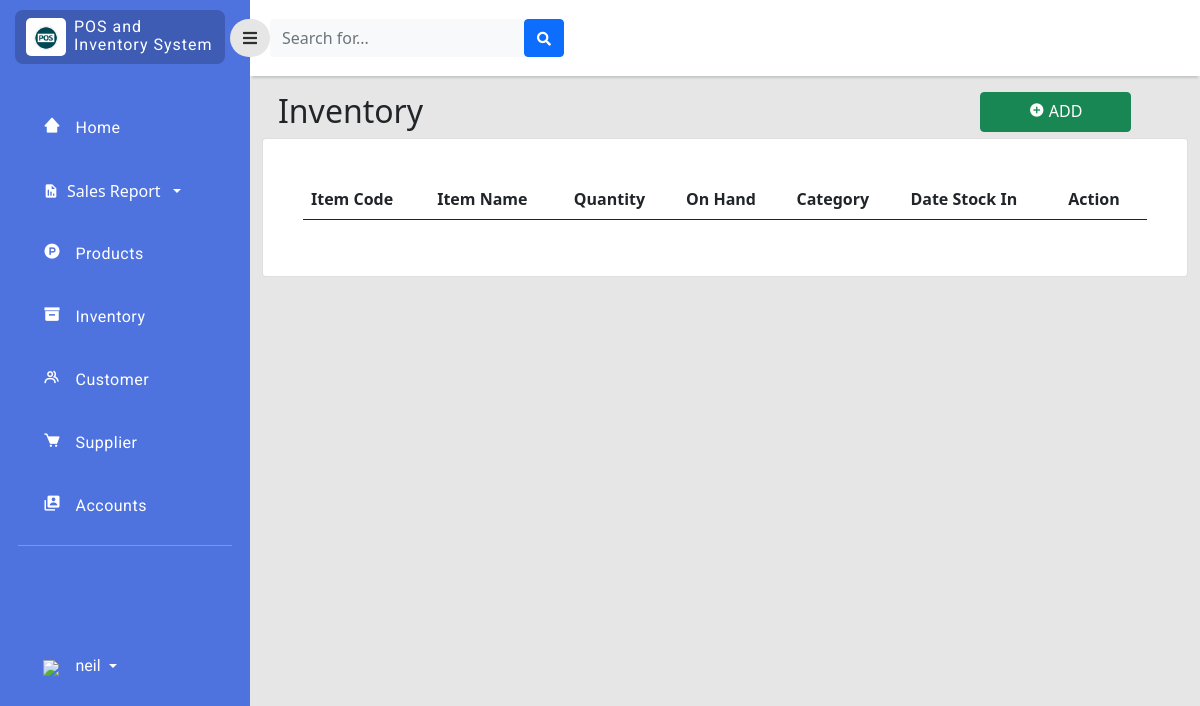
Page /php/inventory.php (signed in) on the earlier database version.
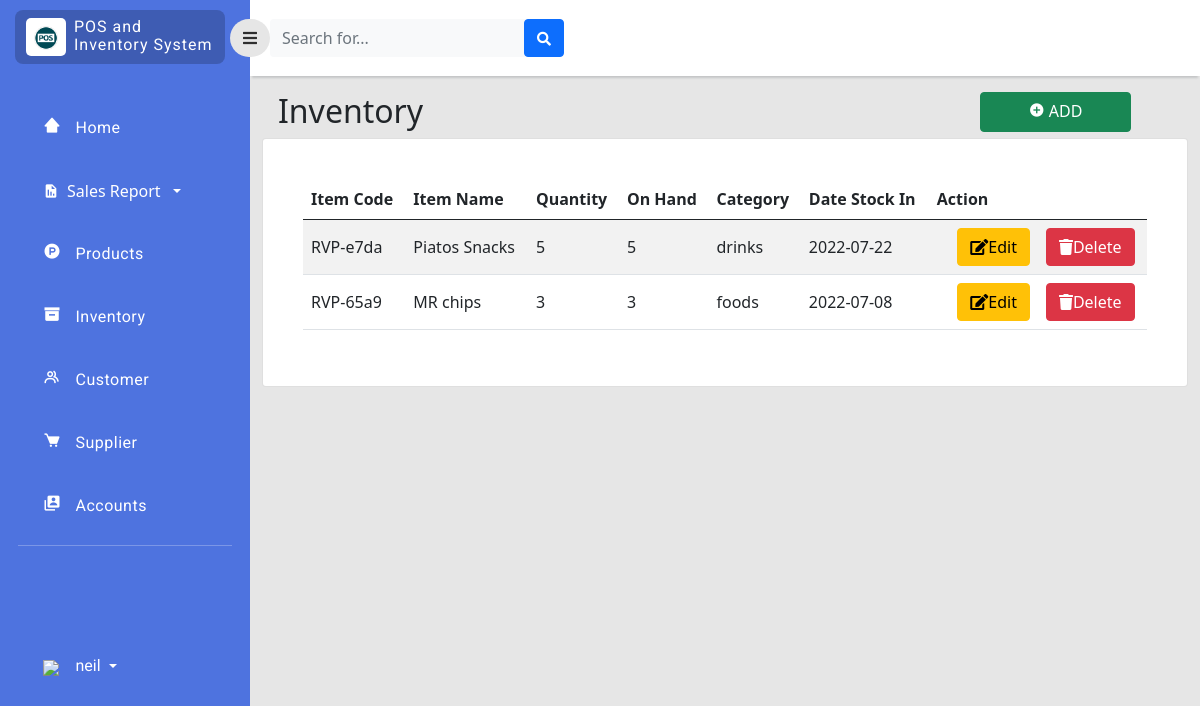
Same page on the later database version.
### tables this page shows
CREATE TABLE `inventory` (
  `item_id` int(11) NOT NULL,
  `item_code` varchar(255) NOT NULL,
  `item_name` varchar(255) NOT NULL,
  `quantity` int(11) NOT NULL,
  `price` int(11) NOT NULL,
  `on_hand` int(11) NOT NULL,
  `category_id` int(11) NOT NULL,
  `supplier_id` int(11) NOT NULL,
  `stock_in` date NOT NULL
);

CREATE TABLE `category` (
  `category_id` int(11) NOT NULL,
  `category_name` enum('foods','drinks') NOT NULL
);

### php/inventory.php (the view, shortened to what this page needs)
<?php
include 'connection.php';
?>
<!doctype html>
<html lang="en">
  <head>
    <link href="https://cdn.jsdelivr.net/npm/bootstrap@5.0.2/dist/css/bootstrap.min.css" rel="stylesheet"
>
    <link rel="stylesheet" type="text/css" href="../style/dash.css">
    <link
      href="https://cdnjs.cloudflare.com/ajax/libs/font-awesome/5.15.1/css/all.min.css"
      rel="stylesheet"
    />
    <link href='https://unpkg.com/boxicons@2.1.2/css/boxicons.min.css' rel='stylesheet'>
    </head>
    <body>
    <div class="page">
        <div class="sidebar">
            <div class="sidebar-header">
                <div class="sidebar-logo-container">
                    <div class="logo-container">
                        <img class="logo-sidebar" src="../image/logo.png" />
                    </div>
                    <div class="sys-name-container mt-2">
                        <p class="sys-name">
                            POS and <br>
                            <span class="brand-subname">
                            Inventory System
                            </span>
                        </p>
                    </div>
                </div>
            </div>
            <div class="sidebar-body">
                <ul class="navigation-list">
                    <li class="navigation-list-item">
                        <a class="navigation-link" href="dashboard.php">
                            <div class="row">
                                <div class="col-2">
                                    <i class='bx bxs-home-alt-2'></i>
                                </div>
                                <div class="col-9">
                                    Home
                                </div>
                            </div>
                        </a>
                    </li>
                   <li class="navigation-list-item">
                        <a href="#submenu1" data-bs-toggle="collapse" class="d-flex align-items-center text-white text-decoration-none dropdown-toggle" >
                            <i class='bx bxs-report bi'></i><span class="mx-2 text-white">Sales Report</span></a>
                    </li>
                    <li class="navigation-list-item">
                        <a class="navigation-link" href="product.php">
                            <div class="row">
                                <div class="col-2">
                                    <i class='bx bxl-product-hunt' ></i>
                                </div>
                                <div class="col-9">
                                    Products
                                </div>
                            </div>
                        </a>
                    </li>
                     <li class="navigation-list-item">
                        <a class="navigation-link" href="inventory.php">
                            <div class="row">
                                <div class="col-2">
                                    <i class='bx bxs-box'></i>
                                </div>
                                <div class="col-9">
                                    Inventory
                                </div>
                            </div>
                        </a>
                    </li>
                    <li class="navigation-list-item">
                        <a class="navigation-link" href="customer.php">
                            <div class="row">
                                <div class="col-2">
                                    <i class='bx bx-group'></i>
                                </div>
                                <div class="col-9">
                                    Customer
                                </div>
                            </div>
                        </a>
                    </li>
                    <li class="navigation-list-item">
                        <a class="navigation-link" href="supplier.php">
                            <div class="row">
                                <div class="col-2">
                                    <i class='bx bxs-cart' ></i>
                                </div>
                                <div class="col-9">
                                    Supplier
                                </div>
                            </div>
                        </a>
                    </li>
                    <li class="navigation-list-item">
                        <a class="navigation-link" href="user_manager.php">
                            <div class="row">
                                <div class="col-2">
                                    <i class='bx bxs-user-account'></i>
                                </div>
                                <div class="col-9">
                                    Accounts
                                </div>
                            </div>
                        </a>
                    </li>
                    <hr style="color:rgb(255, 255, 255);margin-top:10px;">
                    <li class="navigation-list-item" style="margin-top: 45%;">
                        <div class="dropdown pb-1">
                            <a href="#" class="d-flex align-items-center text-white text-decoration-none dropdown-toggle" id="dropdownUser1" data-bs-toggle="dropdown" aria-expanded="false">
                                <div class="col-2">
                                    <img src="../image/user_35px.png" />
                                </div>
                                <span class="d-none d-sm-inline mx-1"><?php echo $_SESSION["username"];  ?></span>
                            </a>
                        </div>
                    </li>
                </ul>
            </div>
        </div>
        <div class="content">
            <div class="navigationBar">
                <button id="sidebarToggle" class="btn sidebarToggle">
                    <i class="fas fa-bars"></i>
                </button>
                <form class="d-none d-sm-inline-block form-inline mr-auto ml-md-3 my-2 my-md-0 mw-100 navbar-search">
                    <div class="input-group">
                        <input type="text" class="form-control bg-light border-0 small" placeholder="Search for..."aria-label="Search" aria-describedby="basic-addon2">
                        <div class="input-group-append">
                            <button class="btn btn-primary" type="button">
                                <i class="fas fa-search fa-sm"></i>
                            </button>
                        </div>
                    </div>
                </form>
            </div>
            <div class="col py-3 d-flex justify-content-center overflow-auto">
                 <div class="container-fluid">
                <div class="row">
                        <div class="col d-flex justify-content">
                            <br>
                            <div class="w-50">
                                <h2 class="text-dark text-start ps-3 ">Inventory </h2>
                            </div>
                            <div class="position-left w-50">
                                <button type="button" class="btn btn-success px-5 pb-2" data-bs-toggle="modal" data-bs-target="#create" style="margin-left: 55%;"><b><i class='bx bxs-plus-circle'></i> </b> ADD</button>
                            </div>
                        </div>
                    </div>
                    <div class="row">
                        <div class="col ">
                            <div class="card">
                                <div class="card-body rounded-3 m-4 table-responsive-sm">
                                    <table class="table table-striped align-middle">
                                        <thead>
                                            <tr>
                                                <th scope="col">Item Code</th>
                                                <th scope="col">Item Name</th>
                                                <th scope="col">Quantity</th>
                                                <th scope="col">On Hand</th>
                                                <th scope="col">Category</th>
                                                <th scope="col">Date Stock In</th>
                                                <th scope="col">Action</th>
                                            </tr>
                                        </thead>
                                        <tbody>
                                            <?php
                                            $query_run = mysqli_query($con,"SELECT * FROM inventory");
                                            $sql_run = mysqli_query($con,"SELECT * FROM category");
                                            while ($row=mysqli_fetch_assoc($query_run) AND $rows=mysqli_fetch_assoc($sql_run)) { ?>
                                            <tr>
                                                <td><?php echo $row['item_code'];  ?></td>
                                                <td><?php echo $row['item_name'];  ?></td>
                                                <td><?php echo $row['quantity'];  ?></td>
                                                <td><?php echo $row['on_hand'];  ?></td>
                                                <td><?php echo $rows['category_name'];  ?></td>
                                                <td><?php echo $row['stock_in'];  ?></td>
                                                <td>
                                                    <div class="d-flex flex-row justify-content-center">
                                                        <button class="btn btn-warning editbtn mx-3" data-toggle="modal" type="button"><i class="fas fa-edit" data-toggle="tooltip" title="edit"></i>Edit</button>
                                                        <button class="btn btn-danger deletebtn" data-toggle="modal" type="button"><i class="fas fa-trash" data-toggle="tooltip" title="edit"></i>Delete</button>
                                                </td>
                                            </tr>
                                        <?php }  ?>
                                        </tbody>
                                    </table>
                                </div>
                            </div>
                        </div>
                    </div>
                </div>
            </div>
        </div>
    </div>
</body>
</html>

### style/dash.css (style rules this page uses)
body { background-color: #e6e6e6; }
.page .sidebar { background: rgb(78, 115, 223); position: fixed; top: 0; left: 0; width: 250px; height: 100vh; overflow-y: auto; overflow-x: hidden; transition: all 0.3s ease; }
.page .content { margin-left: 250px; transition: all 0.3s ease; }
.navigationBar { background-color: white; height: 50px; display: flex; padding: 38px 0px; align-items: center; box-shadow: 0 4px 2px -2px #c5c6c7; }
.sidebarToggle { font-size: 16px; color: rgb(0, 0, 0, 0.8); margin-left: -20px; z-index: 999; border-radius: 50px; background-color: #e6e6e6; transition: all 0.3s ease; outline: none!important; box-shadow: none!important; }
.sidebar-header { padding: 10px 25px 10px 15px; }
.sidebar-logo-container { background-color: rgb(0, 0, 0, 0.2); border-radius: 8px; padding-left: 3px; display: flex; }
.logo-container { max-width: 40px; background-color: #fff; border-radius: 5px; margin: 8px; padding: 6px 8px; }
.logo-sidebar { width: 100%; height: auto; }
.sys-name { color: white; margin: 0px; line-height: 1.1rem; font-size: 16px; letter-spacing: 1px; font-family: 'Roboto', sans-serif; }
.navigation-list { list-style-type:none; padding: 0px 18px; margin-top: 30px; }
.navigation-list-item { padding: 12px 18px 12px 25px; margin: 15px 0px; border-radius: 8px; }
.navigation-link { color: #fff; letter-spacing: 0.5px; font-weight: 400; text-decoration: none; font-size: 16px; font-family: 'Roboto', sans-serif; }
.navigation-link i { font-size: 18px; color: #fff; }
.navigation-list-item .dropdown span { text-decoration: none; font-size: 16px; font-family: 'Roboto', sans-serif; }

Differences in the rows shown:
added category: category_name "drinks"
added inventory: item_code "RVP-e7da", item_name "Piatos Snacks", quantity "5", on_hand "5", stock_in "2022-07-22"
added category: category_name "foods"
added inventory: item_code "RVP-65a9", item_name "MR chips", quantity "3", on_hand "3", stock_in "2022-07-08"
